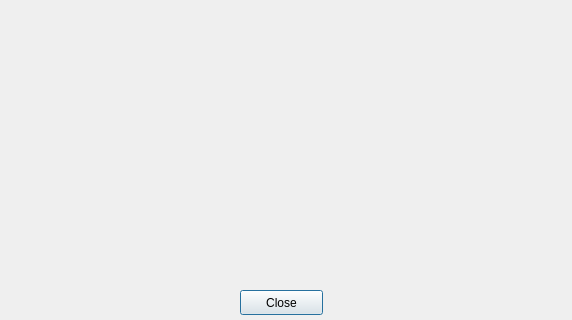
<?xml version="1.0" encoding="UTF-8"?>
<ui version="4.0">
 <class>SpellcheckWhitelistDialog</class>
 <widget class="QDialog" name="SpellcheckWhitelistDialog">
  <property name="geometry">
   <rect>
    <x>0</x>
    <y>0</y>
    <width>572</width>
    <height>320</height>
   </rect>
  </property>
  <property name="windowTitle">
   <string>MP Code Whitelist</string>
  </property>
  <widget class="QPushButton" name="close_pb">
   <property name="geometry">
    <rect>
     <x>240</x>
     <y>290</y>
     <width>83</width>
     <height>25</height>
    </rect>
   </property>
   <property name="text">
    <string>Close</string>
   </property>
  </widget>
  <widget class="QWidget" name="verticalLayoutWidget">
   <property name="geometry">
    <rect>
     <x>0</x>
     <y>0</y>
     <width>571</width>
     <height>281</height>
    </rect>
   </property>
   <layout class="QVBoxLayout" name="layout"/>
  </widget>
 </widget>
 <resources/>
 <connections/>
</ui>
